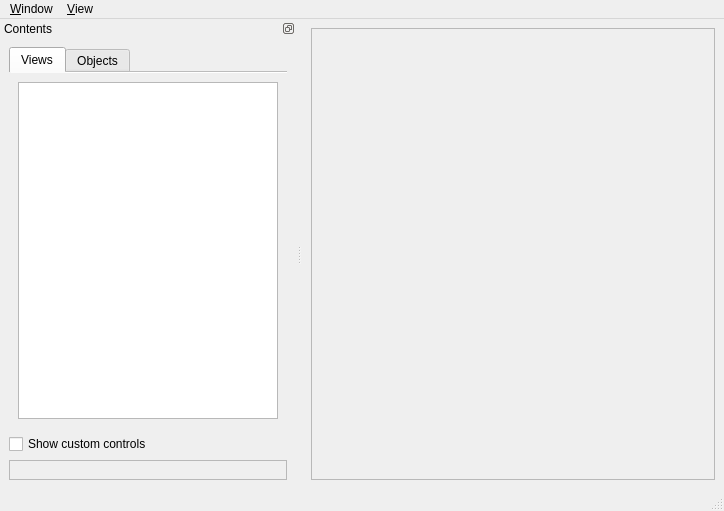
<?xml version="1.0" encoding="UTF-8"?>
<ui version="4.0">
 <class>MainWindow</class>
 <widget class="QMainWindow" name="MainWindow">
  <property name="geometry">
   <rect>
    <x>0</x>
    <y>0</y>
    <width>724</width>
    <height>511</height>
   </rect>
  </property>
  <property name="windowTitle">
   <string>CAST Viewer</string>
  </property>
  <widget class="QWidget" name="centralwidget">
   <layout class="QVBoxLayout" name="verticalLayout">
    <item>
     <widget class="QViewContainer" name="drawingArea">
      <property name="frameShape">
       <enum>QFrame::StyledPanel</enum>
      </property>
      <property name="frameShadow">
       <enum>QFrame::Raised</enum>
      </property>
      <layout class="QVBoxLayout" name="verticalLayout_2">
       <item>
        <widget class="QCastView" name="_cast_view_unused" native="true">
         <property name="minimumSize">
          <size>
           <width>200</width>
           <height>200</height>
          </size>
         </property>
        </widget>
       </item>
      </layout>
     </widget>
    </item>
   </layout>
  </widget>
  <widget class="QMenuBar" name="menubar">
   <property name="geometry">
    <rect>
     <x>0</x>
     <y>0</y>
     <width>724</width>
     <height>20</height>
    </rect>
   </property>
   <widget class="QMenu" name="menu_View">
    <property name="title">
     <string>&amp;View</string>
    </property>
    <addaction name="actViewSelectSubmenu"/>
    <addaction name="separator"/>
    <addaction name="actShowViewList"/>
    <addaction name="actRefreshViewList"/>
   </widget>
   <widget class="QMenu" name="menuQuit">
    <property name="title">
     <string>&amp;Window</string>
    </property>
    <addaction name="actNewWindow"/>
    <addaction name="actCloseSomeWindows"/>
    <addaction name="separator"/>
    <addaction name="actSaveWindowLayout"/>
    <addaction name="actRestoreWindowLayout"/>
   </widget>
   <addaction name="menuQuit"/>
   <addaction name="menu_View"/>
  </widget>
  <widget class="QStatusBar" name="statusbar"/>
  <widget class="QDockWidget" name="dockWidget">
   <property name="features">
    <set>QDockWidget::DockWidgetFloatable|QDockWidget::DockWidgetMovable</set>
   </property>
   <property name="windowTitle">
    <string>Contents</string>
   </property>
   <attribute name="dockWidgetArea">
    <number>1</number>
   </attribute>
   <widget class="QWidget" name="dockWidgetContents">
    <layout class="QVBoxLayout" name="verticalLayout_6">
     <item>
      <widget class="QTabWidget" name="tabWidget">
       <property name="sizePolicy">
        <sizepolicy hsizetype="Expanding" vsizetype="Expanding">
         <horstretch>0</horstretch>
         <verstretch>1</verstretch>
        </sizepolicy>
       </property>
       <property name="minimumSize">
        <size>
         <width>0</width>
         <height>120</height>
        </size>
       </property>
       <property name="toolTip">
        <string/>
       </property>
       <property name="tabPosition">
        <enum>QTabWidget::North</enum>
       </property>
       <property name="tabShape">
        <enum>QTabWidget::Rounded</enum>
       </property>
       <property name="currentIndex">
        <number>0</number>
       </property>
       <property name="usesScrollButtons">
        <bool>true</bool>
       </property>
       <property name="documentMode">
        <bool>true</bool>
       </property>
       <widget class="QWidget" name="tabViews">
        <attribute name="title">
         <string>Views</string>
        </attribute>
        <attribute name="toolTip">
         <string>List of views</string>
        </attribute>
        <layout class="QVBoxLayout" name="verticalLayout_4">
         <item>
          <widget class="QListWidget" name="listWidget">
           <property name="minimumSize">
            <size>
             <width>80</width>
             <height>0</height>
            </size>
           </property>
          </widget>
         </item>
        </layout>
       </widget>
       <widget class="QWidget" name="tabObjects">
        <attribute name="title">
         <string>Objects</string>
        </attribute>
        <attribute name="toolTip">
         <string>Objects in current view</string>
        </attribute>
        <layout class="QVBoxLayout" name="verticalLayout_3">
         <item>
          <widget class="QTreeWidget" name="treeObjects">
           <attribute name="headerVisible">
            <bool>false</bool>
           </attribute>
           <column>
            <property name="text">
             <string notr="true">1</string>
            </property>
           </column>
          </widget>
         </item>
        </layout>
       </widget>
      </widget>
     </item>
     <item>
      <widget class="QCheckBox" name="ckCustomControls">
       <property name="text">
        <string>Show custom controls</string>
       </property>
      </widget>
     </item>
     <item>
      <widget class="QCustomGuiPanel" name="wgCustomGui">
       <property name="sizePolicy">
        <sizepolicy hsizetype="Preferred" vsizetype="Minimum">
         <horstretch>0</horstretch>
         <verstretch>0</verstretch>
        </sizepolicy>
       </property>
       <property name="minimumSize">
        <size>
         <width>0</width>
         <height>20</height>
        </size>
       </property>
       <property name="frameShape">
        <enum>QFrame::StyledPanel</enum>
       </property>
       <property name="frameShadow">
        <enum>QFrame::Sunken</enum>
       </property>
      </widget>
     </item>
    </layout>
   </widget>
  </widget>
  <action name="actShowViewList">
   <property name="checkable">
    <bool>true</bool>
   </property>
   <property name="text">
    <string>Show list of &amp;views</string>
   </property>
   <property name="toolTip">
    <string>Show list of views</string>
   </property>
  </action>
  <action name="actRefreshViewList">
   <property name="text">
    <string>&amp;Refresh list of views</string>
   </property>
  </action>
  <action name="actNewWindow">
   <property name="text">
    <string>&amp;New window</string>
   </property>
  </action>
  <action name="actSaveWindowLayout">
   <property name="text">
    <string>&amp;Save window layout</string>
   </property>
  </action>
  <action name="actCloseSomeWindows">
   <property name="text">
    <string>Close some windows</string>
   </property>
  </action>
  <action name="actRestoreLayoutStartup">
   <property name="checkable">
    <bool>true</bool>
   </property>
   <property name="text">
    <string>Restore Layout at Startup</string>
   </property>
  </action>
  <action name="actRestoreWindowLayout">
   <property name="text">
    <string>&amp;Restore window layout</string>
   </property>
  </action>
  <action name="actViewSelectSubmenu">
   <property name="enabled">
    <bool>false</bool>
   </property>
   <property name="text">
    <string>Select</string>
   </property>
  </action>
  <action name="actShowCustomControls">
   <property name="checkable">
    <bool>true</bool>
   </property>
   <property name="text">
    <string>Show custom controls</string>
   </property>
  </action>
 </widget>
 <customwidgets>
  <customwidget>
   <class>QCastView</class>
   <extends>QWidget</extends>
   <header>qtui/QCastView.hpp</header>
   <container>1</container>
  </customwidget>
  <customwidget>
   <class>QCustomGuiPanel</class>
   <extends>QFrame</extends>
   <header>qtui/QCustomGuiPanel.hpp</header>
   <container>1</container>
  </customwidget>
  <customwidget>
   <class>QViewContainer</class>
   <extends>QFrame</extends>
   <header>qtui/QViewContainer.hpp</header>
   <container>1</container>
  </customwidget>
 </customwidgets>
 <resources>
  <include location="jquery.qrc"/>
  <include location="images.qrc"/>
 </resources>
 <connections>
  <connection>
   <sender>ckCustomControls</sender>
   <signal>stateChanged(int)</signal>
   <receiver>actShowCustomControls</receiver>
   <slot>trigger()</slot>
   <hints>
    <hint type="sourcelabel">
     <x>142</x>
     <y>450</y>
    </hint>
    <hint type="destinationlabel">
     <x>-1</x>
     <y>-1</y>
    </hint>
   </hints>
  </connection>
 </connections>
</ui>
